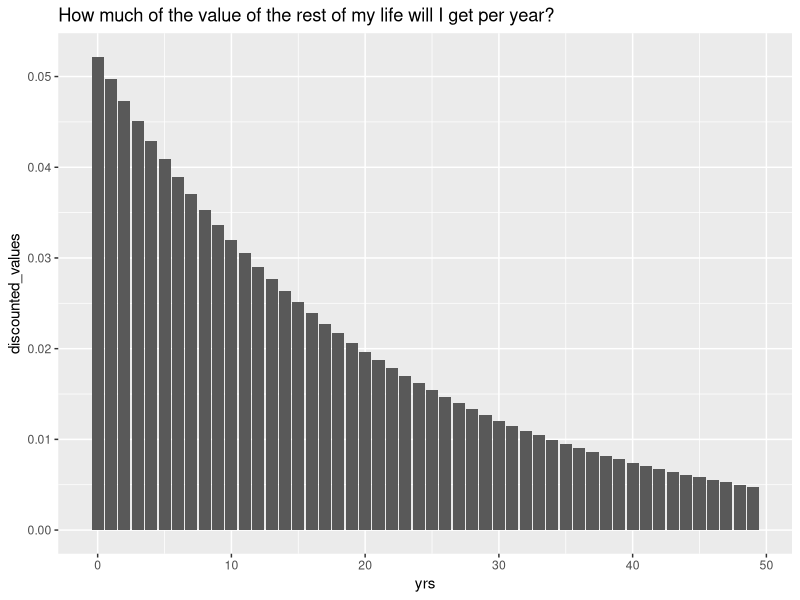
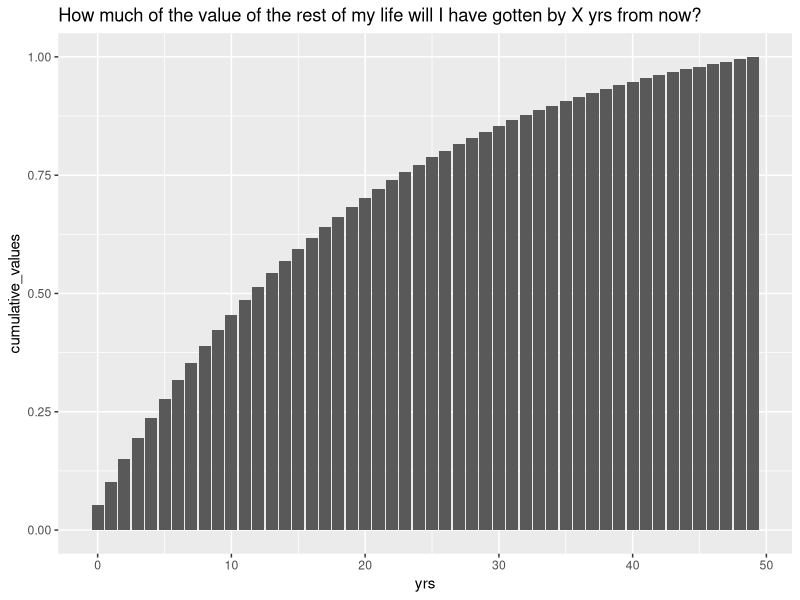
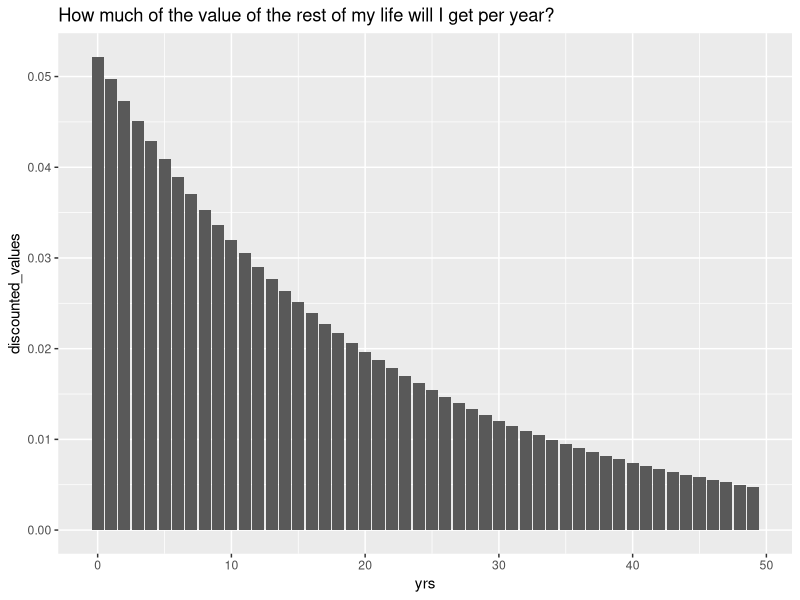
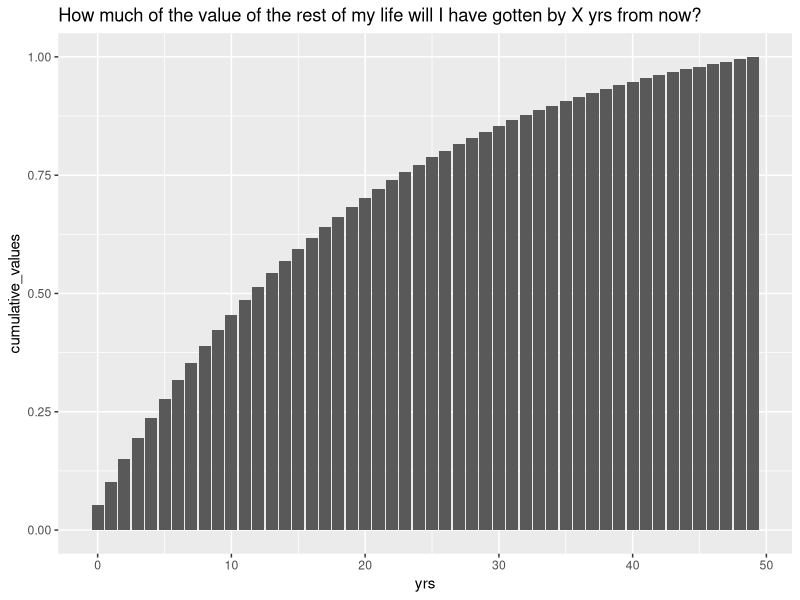

The R source for these figures, in order:
## ---- chunk 1
library(tidyverse)
## ---- chunk 2
discount_rate <- 0.05
yrs_from_now_to_end <- 50
yrs <- 0:(yrs_from_now_to_end - 1)
raw_discounted_values <- 1 / ((1 + discount_rate) ^ yrs)
discounted_values <- raw_discounted_values / sum(raw_discounted_values)
cumulative_values <- cumsum(discounted_values)

df.discounted_values = data.frame(yrs, discounted_values, cumulative_values)

df.discounted_values

discounted_values <- df.discounted_values %>%
  ggplot(aes(yrs, discounted_values)) +
  geom_col() +
  ggtitle("How much of the value of the rest of my life will I get per year?")

cumulative_values <- df.discounted_values %>%
  ggplot(aes(yrs, cumulative_values)) +
  geom_col() +
  ggtitle("How much of the value of the rest of my life will I have gotten by X yrs from now?")

discounted_values
cumulative_values

ggsave("discounted_values.jpeg", plot=discounted_values)
ggsave("cumulative_values.jpeg", plot=cumulative_values)
## ---- chunk 3
dead.30to39<-18
dead.men<-653
dead<-1023

dead.30to39.men<-dead.30to39 * dead.men/dead

dead.30to39.men
## ---- chunk 4
infected.30to39<-7600
infected.men<-22981
infected<-44672

infected.30to39.men<-infected.30to39 * infected.men/infected

infected.30to39.men
## ---- chunk 5
cfr.30to39.men<-dead.30to39.men/infected.30to39.men
cfr.30to39.men
## ---- chunk 6
cfr.30to39<-18/7600 # using raw numbers to avoid losing info to rounding
male.proportion_of_dead<-0.638
male.proportion_of_infected<-0.514

cfr.30to39.men <- cfr.30to39 * (male.proportion_of_dead / male.proportion_of_infected)
cfr.30to39.men
